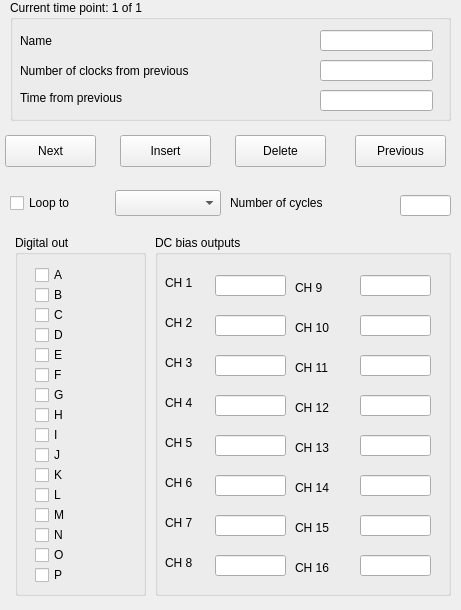
<?xml version="1.0" encoding="UTF-8"?>
<ui version="4.0">
 <class>pseDialog</class>
 <widget class="QDialog" name="pseDialog">
  <property name="geometry">
   <rect>
    <x>0</x>
    <y>0</y>
    <width>461</width>
    <height>610</height>
   </rect>
  </property>
  <property name="windowTitle">
   <string>Pulse Sequence Editor</string>
  </property>
  <widget class="QGroupBox" name="gbCurrentPoint">
   <property name="geometry">
    <rect>
     <x>10</x>
     <y>0</y>
     <width>441</width>
     <height>121</height>
    </rect>
   </property>
   <property name="title">
    <string>Current time point: 1 of 1</string>
   </property>
   <widget class="QLineEdit" name="leName">
    <property name="geometry">
     <rect>
      <x>310</x>
      <y>30</y>
      <width>113</width>
      <height>21</height>
     </rect>
    </property>
    <property name="toolTip">
     <string>Defines the name of this time point.</string>
    </property>
   </widget>
   <widget class="QLabel" name="label">
    <property name="geometry">
     <rect>
      <x>10</x>
      <y>30</y>
      <width>101</width>
      <height>21</height>
     </rect>
    </property>
    <property name="text">
     <string>Name</string>
    </property>
   </widget>
   <widget class="QLabel" name="label_2">
    <property name="geometry">
     <rect>
      <x>10</x>
      <y>60</y>
      <width>311</width>
      <height>21</height>
     </rect>
    </property>
    <property name="text">
     <string>Number of clocks from previous</string>
    </property>
   </widget>
   <widget class="QLabel" name="label_3">
    <property name="geometry">
     <rect>
      <x>10</x>
      <y>85</y>
      <width>211</width>
      <height>26</height>
     </rect>
    </property>
    <property name="text">
     <string>Time from previous</string>
    </property>
   </widget>
   <widget class="QLineEdit" name="leClocks">
    <property name="geometry">
     <rect>
      <x>310</x>
      <y>60</y>
      <width>113</width>
      <height>21</height>
     </rect>
    </property>
    <property name="toolTip">
     <string/>
    </property>
   </widget>
   <widget class="QLineEdit" name="leTime">
    <property name="geometry">
     <rect>
      <x>310</x>
      <y>90</y>
      <width>113</width>
      <height>21</height>
     </rect>
    </property>
    <property name="toolTip">
     <string>Not currently used</string>
    </property>
   </widget>
  </widget>
  <widget class="QGroupBox" name="gbDigitalOut">
   <property name="geometry">
    <rect>
     <x>15</x>
     <y>235</y>
     <width>131</width>
     <height>361</height>
    </rect>
   </property>
   <property name="title">
    <string>Digital out</string>
   </property>
   <widget class="QCheckBox" name="chkDOA">
    <property name="geometry">
     <rect>
      <x>20</x>
      <y>30</y>
      <width>60</width>
      <height>20</height>
     </rect>
    </property>
    <property name="text">
     <string>A</string>
    </property>
   </widget>
   <widget class="QCheckBox" name="chkDOB">
    <property name="geometry">
     <rect>
      <x>20</x>
      <y>50</y>
      <width>60</width>
      <height>20</height>
     </rect>
    </property>
    <property name="text">
     <string>B</string>
    </property>
   </widget>
   <widget class="QCheckBox" name="chkDOC">
    <property name="geometry">
     <rect>
      <x>20</x>
      <y>70</y>
      <width>60</width>
      <height>20</height>
     </rect>
    </property>
    <property name="text">
     <string>C</string>
    </property>
   </widget>
   <widget class="QCheckBox" name="chkDOD">
    <property name="geometry">
     <rect>
      <x>20</x>
      <y>90</y>
      <width>60</width>
      <height>20</height>
     </rect>
    </property>
    <property name="text">
     <string>D</string>
    </property>
   </widget>
   <widget class="QCheckBox" name="chkDOE">
    <property name="geometry">
     <rect>
      <x>20</x>
      <y>110</y>
      <width>60</width>
      <height>20</height>
     </rect>
    </property>
    <property name="text">
     <string>E</string>
    </property>
   </widget>
   <widget class="QCheckBox" name="chkDOF">
    <property name="geometry">
     <rect>
      <x>20</x>
      <y>130</y>
      <width>60</width>
      <height>20</height>
     </rect>
    </property>
    <property name="text">
     <string>F</string>
    </property>
   </widget>
   <widget class="QCheckBox" name="chkDOG">
    <property name="geometry">
     <rect>
      <x>20</x>
      <y>150</y>
      <width>60</width>
      <height>20</height>
     </rect>
    </property>
    <property name="text">
     <string>G</string>
    </property>
   </widget>
   <widget class="QCheckBox" name="chkDOH">
    <property name="geometry">
     <rect>
      <x>20</x>
      <y>170</y>
      <width>60</width>
      <height>20</height>
     </rect>
    </property>
    <property name="text">
     <string>H</string>
    </property>
   </widget>
   <widget class="QCheckBox" name="chkDOM">
    <property name="geometry">
     <rect>
      <x>20</x>
      <y>270</y>
      <width>60</width>
      <height>20</height>
     </rect>
    </property>
    <property name="text">
     <string>M</string>
    </property>
   </widget>
   <widget class="QCheckBox" name="chkDOJ">
    <property name="geometry">
     <rect>
      <x>20</x>
      <y>210</y>
      <width>60</width>
      <height>20</height>
     </rect>
    </property>
    <property name="text">
     <string>J</string>
    </property>
   </widget>
   <widget class="QCheckBox" name="chkDOL">
    <property name="geometry">
     <rect>
      <x>20</x>
      <y>250</y>
      <width>60</width>
      <height>20</height>
     </rect>
    </property>
    <property name="text">
     <string>L</string>
    </property>
   </widget>
   <widget class="QCheckBox" name="chkDOK">
    <property name="geometry">
     <rect>
      <x>20</x>
      <y>230</y>
      <width>60</width>
      <height>20</height>
     </rect>
    </property>
    <property name="text">
     <string>K</string>
    </property>
   </widget>
   <widget class="QCheckBox" name="chkDOO">
    <property name="geometry">
     <rect>
      <x>20</x>
      <y>310</y>
      <width>60</width>
      <height>20</height>
     </rect>
    </property>
    <property name="text">
     <string>O</string>
    </property>
   </widget>
   <widget class="QCheckBox" name="chkDOP">
    <property name="geometry">
     <rect>
      <x>20</x>
      <y>330</y>
      <width>60</width>
      <height>20</height>
     </rect>
    </property>
    <property name="text">
     <string>P</string>
    </property>
   </widget>
   <widget class="QCheckBox" name="chkDOI">
    <property name="geometry">
     <rect>
      <x>20</x>
      <y>190</y>
      <width>60</width>
      <height>20</height>
     </rect>
    </property>
    <property name="text">
     <string>I</string>
    </property>
   </widget>
   <widget class="QCheckBox" name="chkDON">
    <property name="geometry">
     <rect>
      <x>20</x>
      <y>290</y>
      <width>60</width>
      <height>20</height>
     </rect>
    </property>
    <property name="text">
     <string>N</string>
    </property>
   </widget>
  </widget>
  <widget class="QGroupBox" name="gbDCbias">
   <property name="geometry">
    <rect>
     <x>155</x>
     <y>235</y>
     <width>296</width>
     <height>361</height>
    </rect>
   </property>
   <property name="title">
    <string>DC bias outputs</string>
   </property>
   <widget class="QLabel" name="label_5">
    <property name="geometry">
     <rect>
      <x>10</x>
      <y>40</y>
      <width>50</width>
      <height>16</height>
     </rect>
    </property>
    <property name="text">
     <string>CH 1</string>
    </property>
   </widget>
   <widget class="QLineEdit" name="leDCB1">
    <property name="geometry">
     <rect>
      <x>60</x>
      <y>40</y>
      <width>71</width>
      <height>21</height>
     </rect>
    </property>
   </widget>
   <widget class="QLabel" name="label_7">
    <property name="geometry">
     <rect>
      <x>10</x>
      <y>80</y>
      <width>50</width>
      <height>16</height>
     </rect>
    </property>
    <property name="text">
     <string>CH 2</string>
    </property>
   </widget>
   <widget class="QLineEdit" name="leDCB2">
    <property name="geometry">
     <rect>
      <x>60</x>
      <y>80</y>
      <width>71</width>
      <height>21</height>
     </rect>
    </property>
   </widget>
   <widget class="QLabel" name="label_8">
    <property name="geometry">
     <rect>
      <x>10</x>
      <y>120</y>
      <width>50</width>
      <height>16</height>
     </rect>
    </property>
    <property name="text">
     <string>CH 3</string>
    </property>
   </widget>
   <widget class="QLabel" name="label_9">
    <property name="geometry">
     <rect>
      <x>10</x>
      <y>160</y>
      <width>50</width>
      <height>16</height>
     </rect>
    </property>
    <property name="text">
     <string>CH 4</string>
    </property>
   </widget>
   <widget class="QLineEdit" name="leDCB3">
    <property name="geometry">
     <rect>
      <x>60</x>
      <y>120</y>
      <width>71</width>
      <height>21</height>
     </rect>
    </property>
   </widget>
   <widget class="QLineEdit" name="leDCB4">
    <property name="geometry">
     <rect>
      <x>60</x>
      <y>160</y>
      <width>71</width>
      <height>21</height>
     </rect>
    </property>
   </widget>
   <widget class="QLineEdit" name="leDCB7">
    <property name="geometry">
     <rect>
      <x>60</x>
      <y>280</y>
      <width>71</width>
      <height>21</height>
     </rect>
    </property>
   </widget>
   <widget class="QLineEdit" name="leDCB8">
    <property name="geometry">
     <rect>
      <x>60</x>
      <y>320</y>
      <width>71</width>
      <height>21</height>
     </rect>
    </property>
   </widget>
   <widget class="QLabel" name="label_10">
    <property name="geometry">
     <rect>
      <x>10</x>
      <y>200</y>
      <width>50</width>
      <height>16</height>
     </rect>
    </property>
    <property name="text">
     <string>CH 5</string>
    </property>
   </widget>
   <widget class="QLabel" name="label_11">
    <property name="geometry">
     <rect>
      <x>10</x>
      <y>280</y>
      <width>50</width>
      <height>16</height>
     </rect>
    </property>
    <property name="text">
     <string>CH 7</string>
    </property>
   </widget>
   <widget class="QLabel" name="label_12">
    <property name="geometry">
     <rect>
      <x>10</x>
      <y>240</y>
      <width>50</width>
      <height>16</height>
     </rect>
    </property>
    <property name="text">
     <string>CH 6</string>
    </property>
   </widget>
   <widget class="QLabel" name="label_13">
    <property name="geometry">
     <rect>
      <x>10</x>
      <y>320</y>
      <width>50</width>
      <height>16</height>
     </rect>
    </property>
    <property name="text">
     <string>CH 8</string>
    </property>
   </widget>
   <widget class="QLineEdit" name="leDCB5">
    <property name="geometry">
     <rect>
      <x>60</x>
      <y>200</y>
      <width>71</width>
      <height>21</height>
     </rect>
    </property>
   </widget>
   <widget class="QLineEdit" name="leDCB6">
    <property name="geometry">
     <rect>
      <x>60</x>
      <y>240</y>
      <width>71</width>
      <height>21</height>
     </rect>
    </property>
   </widget>
   <widget class="QLabel" name="label_6">
    <property name="geometry">
     <rect>
      <x>140</x>
      <y>45</y>
      <width>60</width>
      <height>16</height>
     </rect>
    </property>
    <property name="text">
     <string>CH 9</string>
    </property>
   </widget>
   <widget class="QLineEdit" name="leDCB11">
    <property name="geometry">
     <rect>
      <x>205</x>
      <y>120</y>
      <width>71</width>
      <height>21</height>
     </rect>
    </property>
   </widget>
   <widget class="QLineEdit" name="leDCB12">
    <property name="geometry">
     <rect>
      <x>205</x>
      <y>160</y>
      <width>71</width>
      <height>21</height>
     </rect>
    </property>
   </widget>
   <widget class="QLineEdit" name="leDCB16">
    <property name="geometry">
     <rect>
      <x>205</x>
      <y>320</y>
      <width>71</width>
      <height>21</height>
     </rect>
    </property>
   </widget>
   <widget class="QLineEdit" name="leDCB13">
    <property name="geometry">
     <rect>
      <x>205</x>
      <y>200</y>
      <width>71</width>
      <height>21</height>
     </rect>
    </property>
   </widget>
   <widget class="QLabel" name="label_14">
    <property name="geometry">
     <rect>
      <x>140</x>
      <y>325</y>
      <width>60</width>
      <height>16</height>
     </rect>
    </property>
    <property name="text">
     <string>CH 16</string>
    </property>
   </widget>
   <widget class="QLabel" name="label_15">
    <property name="geometry">
     <rect>
      <x>140</x>
      <y>125</y>
      <width>60</width>
      <height>16</height>
     </rect>
    </property>
    <property name="text">
     <string>CH 11</string>
    </property>
   </widget>
   <widget class="QLineEdit" name="leDCB14">
    <property name="geometry">
     <rect>
      <x>205</x>
      <y>240</y>
      <width>71</width>
      <height>21</height>
     </rect>
    </property>
   </widget>
   <widget class="QLabel" name="label_16">
    <property name="geometry">
     <rect>
      <x>140</x>
      <y>85</y>
      <width>60</width>
      <height>16</height>
     </rect>
    </property>
    <property name="text">
     <string>CH 10</string>
    </property>
   </widget>
   <widget class="QLabel" name="label_17">
    <property name="geometry">
     <rect>
      <x>140</x>
      <y>165</y>
      <width>60</width>
      <height>16</height>
     </rect>
    </property>
    <property name="text">
     <string>CH 12</string>
    </property>
   </widget>
   <widget class="QLineEdit" name="leDCB9">
    <property name="geometry">
     <rect>
      <x>205</x>
      <y>40</y>
      <width>71</width>
      <height>21</height>
     </rect>
    </property>
   </widget>
   <widget class="QLineEdit" name="leDCB10">
    <property name="geometry">
     <rect>
      <x>205</x>
      <y>80</y>
      <width>71</width>
      <height>21</height>
     </rect>
    </property>
   </widget>
   <widget class="QLabel" name="label_18">
    <property name="geometry">
     <rect>
      <x>140</x>
      <y>285</y>
      <width>60</width>
      <height>16</height>
     </rect>
    </property>
    <property name="text">
     <string>CH 15</string>
    </property>
   </widget>
   <widget class="QLabel" name="label_19">
    <property name="geometry">
     <rect>
      <x>140</x>
      <y>245</y>
      <width>60</width>
      <height>16</height>
     </rect>
    </property>
    <property name="text">
     <string>CH 14</string>
    </property>
   </widget>
   <widget class="QLineEdit" name="leDCB15">
    <property name="geometry">
     <rect>
      <x>205</x>
      <y>280</y>
      <width>71</width>
      <height>21</height>
     </rect>
    </property>
   </widget>
   <widget class="QLabel" name="label_20">
    <property name="geometry">
     <rect>
      <x>140</x>
      <y>205</y>
      <width>60</width>
      <height>16</height>
     </rect>
    </property>
    <property name="text">
     <string>CH 13</string>
    </property>
   </widget>
  </widget>
  <widget class="QPushButton" name="pbNext">
   <property name="geometry">
    <rect>
     <x>5</x>
     <y>135</y>
     <width>91</width>
     <height>32</height>
    </rect>
   </property>
   <property name="toolTip">
    <string>Advance to next time point</string>
   </property>
   <property name="text">
    <string>Next</string>
   </property>
   <property name="autoDefault">
    <bool>false</bool>
   </property>
  </widget>
  <widget class="QPushButton" name="pbInsert">
   <property name="geometry">
    <rect>
     <x>120</x>
     <y>135</y>
     <width>91</width>
     <height>32</height>
    </rect>
   </property>
   <property name="toolTip">
    <string>Inset a time point after this one</string>
   </property>
   <property name="text">
    <string>Insert</string>
   </property>
   <property name="autoDefault">
    <bool>false</bool>
   </property>
  </widget>
  <widget class="QPushButton" name="pbDelete">
   <property name="geometry">
    <rect>
     <x>235</x>
     <y>135</y>
     <width>91</width>
     <height>32</height>
    </rect>
   </property>
   <property name="toolTip">
    <string>Delete this time point</string>
   </property>
   <property name="text">
    <string>Delete</string>
   </property>
   <property name="autoDefault">
    <bool>false</bool>
   </property>
  </widget>
  <widget class="QPushButton" name="pbPrevious">
   <property name="geometry">
    <rect>
     <x>355</x>
     <y>135</y>
     <width>91</width>
     <height>32</height>
    </rect>
   </property>
   <property name="toolTip">
    <string>Go back to previous time point</string>
   </property>
   <property name="text">
    <string>Previous</string>
   </property>
   <property name="autoDefault">
    <bool>false</bool>
   </property>
  </widget>
  <widget class="QCheckBox" name="chkLoop">
   <property name="geometry">
    <rect>
     <x>10</x>
     <y>190</y>
     <width>106</width>
     <height>26</height>
    </rect>
   </property>
   <property name="toolTip">
    <string>Check this to cause this time point to loop back to the labeled point</string>
   </property>
   <property name="text">
    <string>Loop to</string>
   </property>
  </widget>
  <widget class="QLabel" name="label_4">
   <property name="geometry">
    <rect>
     <x>230</x>
     <y>190</y>
     <width>171</width>
     <height>26</height>
    </rect>
   </property>
   <property name="text">
    <string>Number of cycles</string>
   </property>
  </widget>
  <widget class="QLineEdit" name="leCycles">
   <property name="geometry">
    <rect>
     <x>400</x>
     <y>195</y>
     <width>51</width>
     <height>21</height>
    </rect>
   </property>
   <property name="toolTip">
    <string>Number of times to loop</string>
   </property>
  </widget>
  <widget class="QComboBox" name="comboLoop">
   <property name="geometry">
    <rect>
     <x>115</x>
     <y>190</y>
     <width>106</width>
     <height>26</height>
    </rect>
   </property>
   <property name="toolTip">
    <string>Point to loop back to</string>
   </property>
  </widget>
 </widget>
 <resources/>
 <connections/>
</ui>
